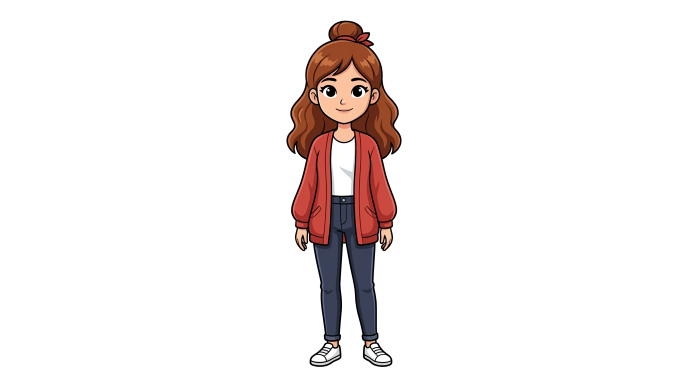
#> input picture project/assets/source/char_raw.png, 1376 x 768 px (shown at 1/2 size)
$ python -i background.py   (imports and definitions only)
#> lines starting #> are read from the running program, lines starting #| are printed output that depends on the picture; after the words box and inside, x2 and y2 are one past the last pixel; in counts of white or black regions, pixels touching at a corner belong together
#> further down, picture is the input picture: PIL image 1376x768 RGB; mean R, G, B 243.7, 239, 238.3
"""Procedurally painted city-street backdrop.

Rendered once, larger than the final frame, so the video can pan and zoom into
it (Ken Burns) without ever reaching the edge of the canvas.
"""
import math
import random

from PIL import Image, ImageChops, ImageDraw, ImageFilter

# Painted larger than 1080x1920 so a 16% zoom still has pixels to spare.
CANVAS = (1500, 2600)
HORIZON_T = 0.56


def _lerp(a, b, t):
    return tuple(int(round(a[i] + (b[i] - a[i]) * t)) for i in range(3))


# [163 lines left out: functions _sky, _skyline, _clock_tower, _road, _canal, _street_wall and 1 more, not called in this run]


def _vignette(img, strength=0.72):
#> called with strength = 0.72
    w, h = img.size
#> w = 1376; h = 768
    mask = Image.new("L", (w, h), 0)
#> mask: PIL image 1376x768 L; every value is 0
    inset = int(min(w, h) * 0.22)
#> inset = 168
    ImageDraw.Draw(mask).ellipse([-inset, -inset, w + inset, h + inset], fill=255)
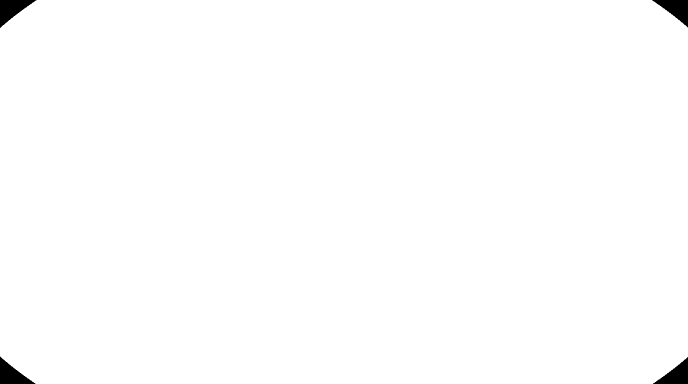
#> mask: PIL image 1376x768 L (shown at 1/2 size); 99.3% white; 4 black regions, box (x1, y1, x2, y2) and area: (0, 0, 73, 56) 1968, (1304, 0, 1376, 55) 1912, (0, 713, 71, 768) 1895, (1306, 714, 1376, 768) 1840
    mask = mask.filter(ImageFilter.GaussianBlur(min(w, h) * 0.14))
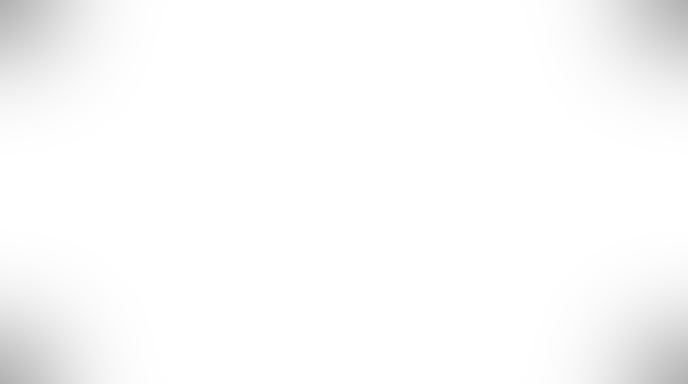
#> mask: PIL image 1376x768 L (shown at 1/2 size); min 177, max 255, mean 250.6
    mask = mask.point(lambda v: int(255 - (255 - v) * strength))
    return Image.composite(img, Image.new("RGB", (w, h), (10, 8, 20)), mask)
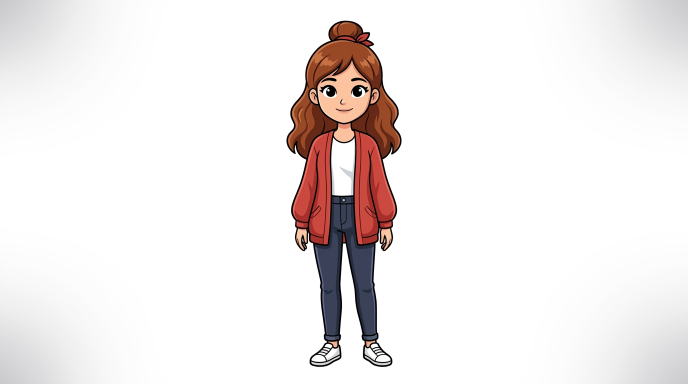
#> returned value: PIL image 1376x768 RGB (shown at 1/2 size); mean R, G, B 240.5, 235.8, 235.2


# [42 lines left out: functions paint, ken_burns, not called in this run]


# [2 lines not run here, left out]

>>> from PIL import Image
>>> picture = Image.open('../project/assets/source/char_raw.png')
>>> result = _vignette(picture)
